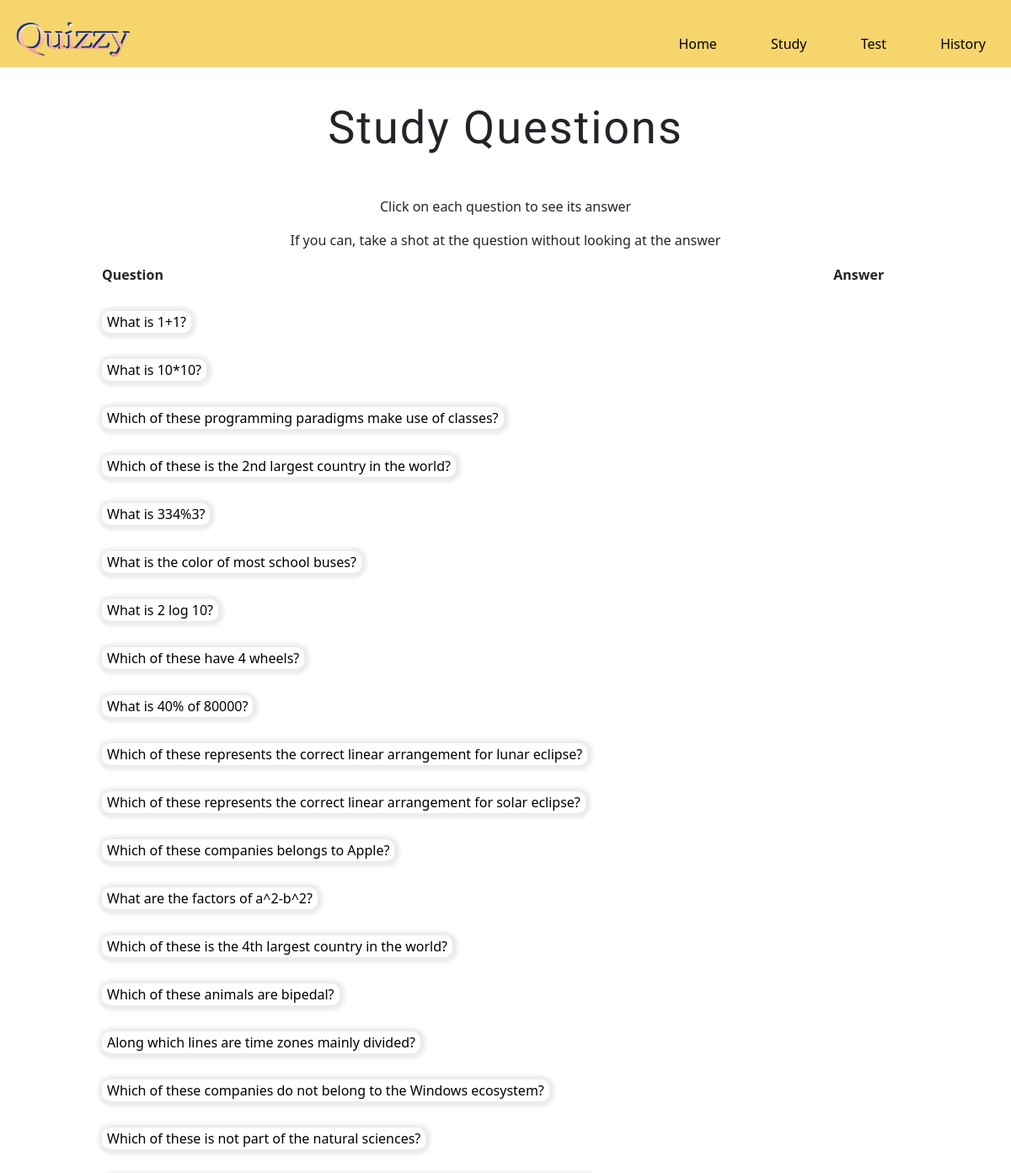
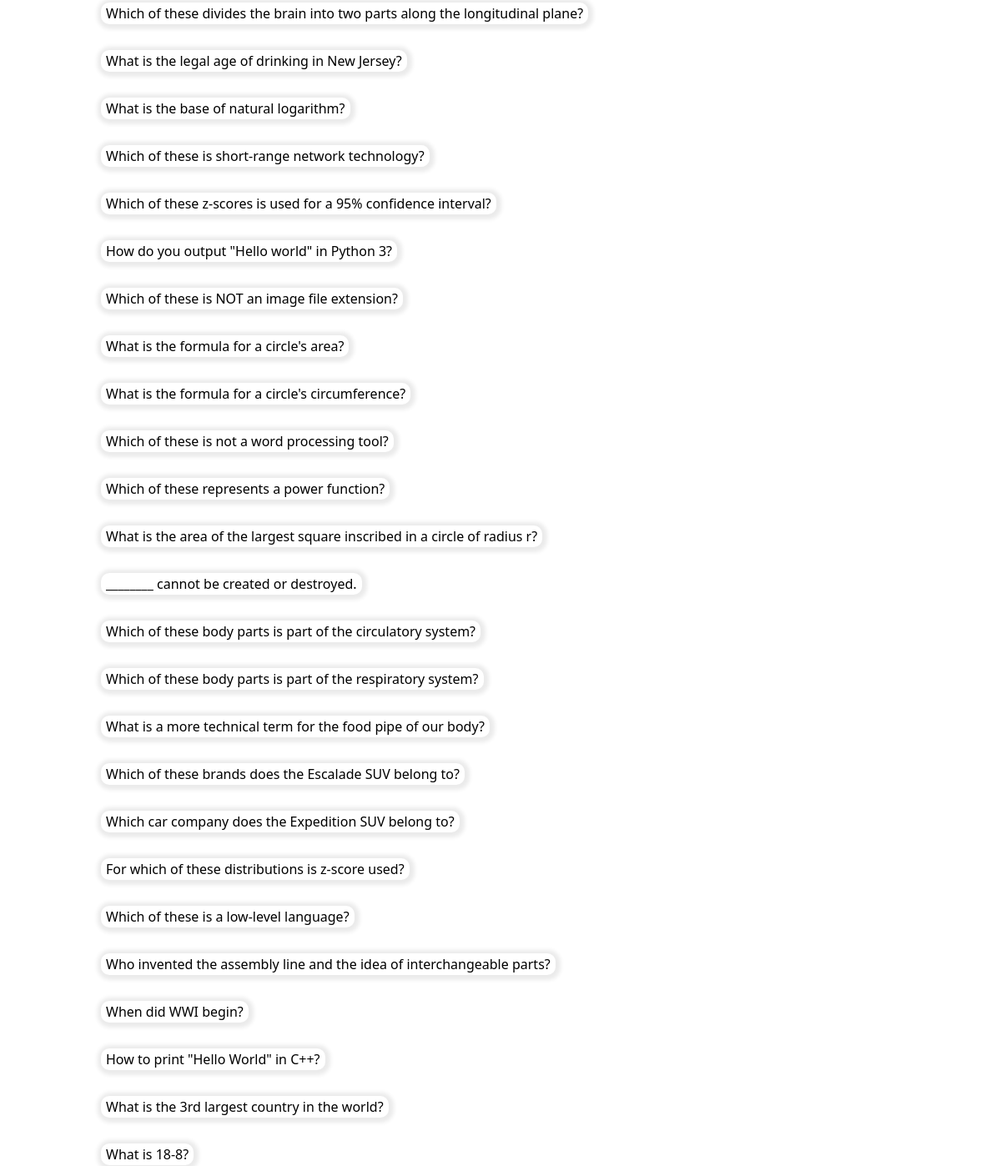
The app's page /study/ with its own data (2 pictures, top to bottom).
### main/models.py (models this page shows)
class Questions(models.Model):
    question = models.CharField(max_length=500)
    qtype = models.CharField(max_length=50)
    answer = models.CharField(max_length=500)
    answer1 = models.CharField(max_length=500)
    answer2 = models.CharField(max_length=500)
    answer3 = models.CharField(max_length=500)
    img = models.FileField(default="/assets/logo.png")
    img1 = models.FileField(default="/assets/logo.png")
    img2 = models.FileField(default="/assets/logo.png")
    img3 = models.FileField(default="/assets/logo.png")

### main/views.py (the view)
# urls.py: path("study/", views.study, name='study'),
def study(request):
    qs = models.Questions.objects.all()
    new = []
    for obj in qs:
        new.append([obj.question, obj.answer])
    return render(request, "main/study.html", {
        "qas": new,
    })

### main/templates/main/study.html (shortened to what this page needs)
<!DOCTYPE html>
<html>
  <head>
    <link
      href="https://cdn.jsdelivr.net/npm/bootstrap@5.0.0-beta2/dist/css/bootstrap.min.css"
      rel="stylesheet"
    />
  </head>
  <body>
    <div class="navbar">
      <div class="logo">
        <img
          src="../assets/logo.png"
          width="175"
          height="75"
          style="padding: 10px"
        />
      </div>
      <div class="menu">
        <a class="page" id="item1" href="../">Home</a>
        <a class="page" id="item2" href="/study">Study</a>
        <a class="page" id="item3" href="/test">Test</a>
        <a class="page" id="item4" href="/history">History</a>
      </div>
    </div>
    <div class="container">
      <h1>Study Questions</h1>
      <p>Click on each question to see its answer</p>
      <p>
        If you can, take a shot at the question without looking at the answer
      </p>
    </div>
    <div class="form">
      <div class="options">
        <table>
          <tr>
            <th>Question</th>
            <th>Answer</th>
          </tr>
          {% for q,a in qas %}
          <tr>
            <td class="qs" id="{{q}}">
              <button onclick="reveal('a{{q}}')">{{q}}</button>
            </td>
            <td>
            </td>
          </tr>
          {%endfor%}
        </table>
      </div>
    </div>
  </body>
</html>

### main/templates/main/study.html (style rules this page uses)
* { margin: 0; }
body { text-align: center; }
.navbar { width: 100%; background-color: #f5d56c; overflow: hidden; position: absolute; height: 80px; display: block; }
.logo { width: 10%; float: left; }
.menu { width: 50%; float: right; text-align: right; padding-top: 20px; }
.page { float: center; font-size: 16px; color: black; text-align: center; padding: 7px 25px; text-decoration: none; display: inline-block; transition: 0.5s; margin: 5px; border-radius: 25px; }
.container { width: 100%; text-align: center; display: flex; justify-content: center; flex-direction: column; padding-top: 120px; }
.container h1 { font-family: "Architects Daughter", cursive; padding-bottom: 40px; font-size: 54px; width: 100%; letter-spacing: 2px; }
.options { width: 80%; text-align: left; position: relative; display: flex; flex-direction: column; margin: auto; justify-content: center; }
td { padding-top: 30px; }
button { border: none; background-color: white; box-shadow: 1px 1px 5px 5px #ebebeb; border-radius: 10px; }

### records on screen
Questions: qas "What is 1+1?"
Questions: qas "What is 10*10?"
Questions: qas "Which of these programming paradigms make use of classes?"
Questions: qas "Which of these is the 2nd largest country in the world?"
Questions: qas "What is 334%3?"
Questions: qas "What is the color of most school buses?"
Questions: qas "What is 2 log 10?"
Questions: qas "Which of these have 4 wheels?"
Questions: qas "What is 40% of 80000?"
Questions: qas "Which of these represents the correct linear arrangement for lunar eclipse?"
Questions: qas "Which of these represents the correct linear arrangement for solar eclipse?"
Questions: qas "Which of these companies belongs to Apple?"
Questions: qas "What are the factors of a^2-b^2?"
Questions: qas "Which of these is the 4th largest country in the world?"
Questions: qas "Which of these animals are bipedal?"
Questions: qas "Along which lines are time zones mainly divided?"
Questions: qas "Which of these companies do not belong to the Windows ecosystem?"
Questions: qas "Which of these is not part of the natural sciences?"
Questions: qas "Which of these divides the brain into two parts along the longitudinal plane?"
Questions: qas "What is the legal age of drinking in New Jersey?"
Questions: qas "What is the base of natural logarithm?"
Questions: qas "Which of these is short-range network technology?"
Questions: qas "Which of these z-scores is used for a 95% confidence interval?"
Questions: qas "How do you output \"Hello world\" in Python 3?"
Questions: qas "Which of these is NOT an image file extension?"
Questions: qas "What is the formula for a circle's area?"
Questions: qas "What is the formula for a circle's circumference?"
Questions: qas "Which of these is not a word processing tool?"
Questions: qas "Which of these represents a power function?"
Questions: qas "What is the area of the largest square inscribed in a circle of radius r?"
Questions: qas "________ cannot be created or destroyed."
Questions: qas "Which of these body parts is part of the circulatory system?"
Questions: qas "Which of these body parts is part of the respiratory system?"
Questions: qas "What is a more technical term for the food pipe of our body?"
Questions: qas "Which of these brands does the Escalade SUV belong to?"
Questions: qas "Which car company does the Expedition SUV belong to?"
Questions: qas "For which of these distributions is z-score used?"
Questions: qas "Which of these is a low-level language?"
Questions: qas "Who invented the assembly line and the idea of interchangeable parts?"
Questions: qas "When did WWI begin?"
Questions: qas "How to print \"Hello World\" in C++?"
Questions: qas "What is the 3rd largest country in the world?"
Questions: qas "What is 18-8?"
